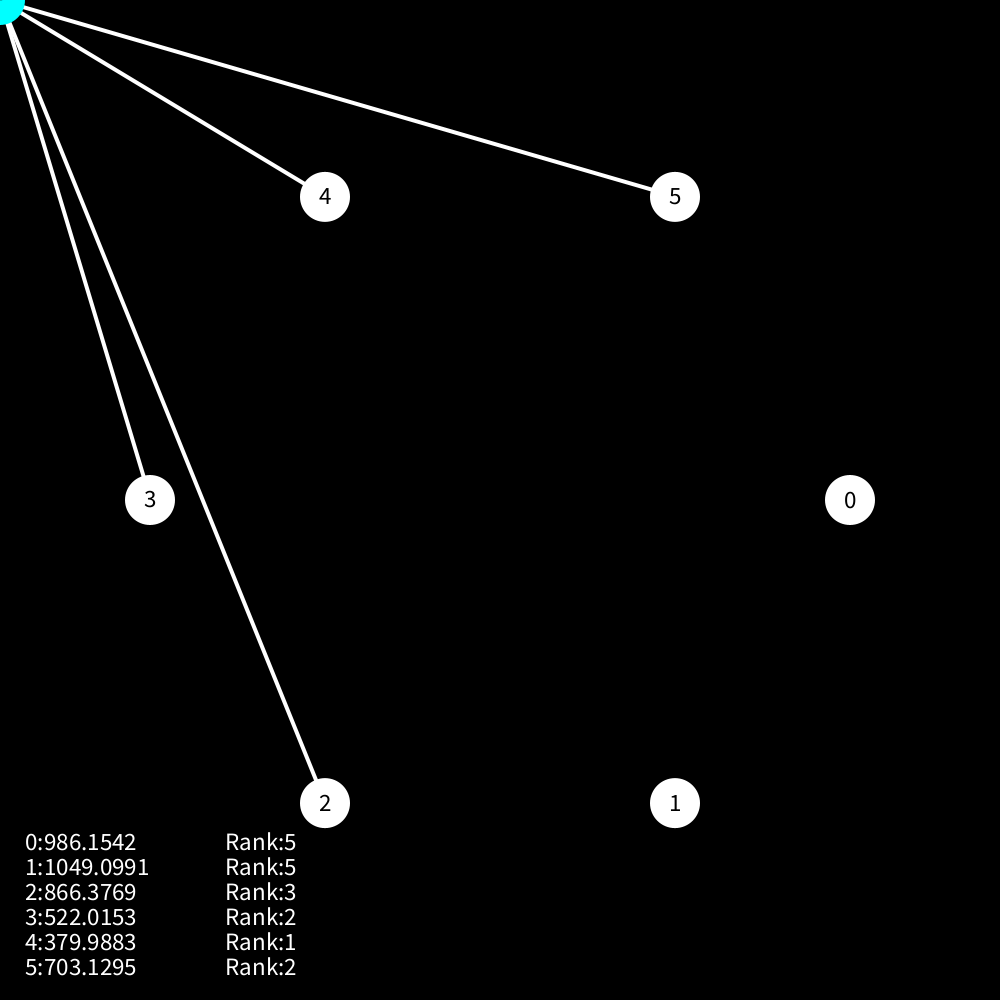
Frame 1 (no input)
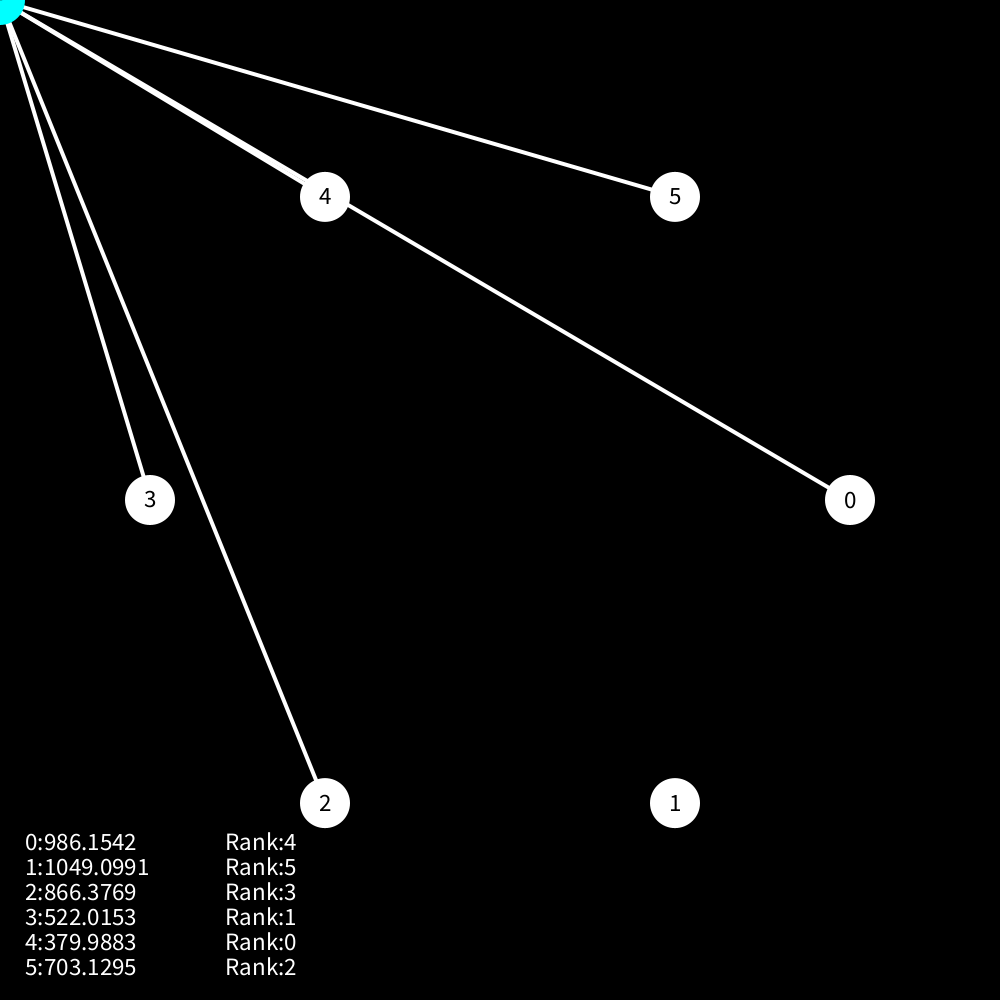
Frame 60 (the mouse pressed at the canvas centre just before this capture)
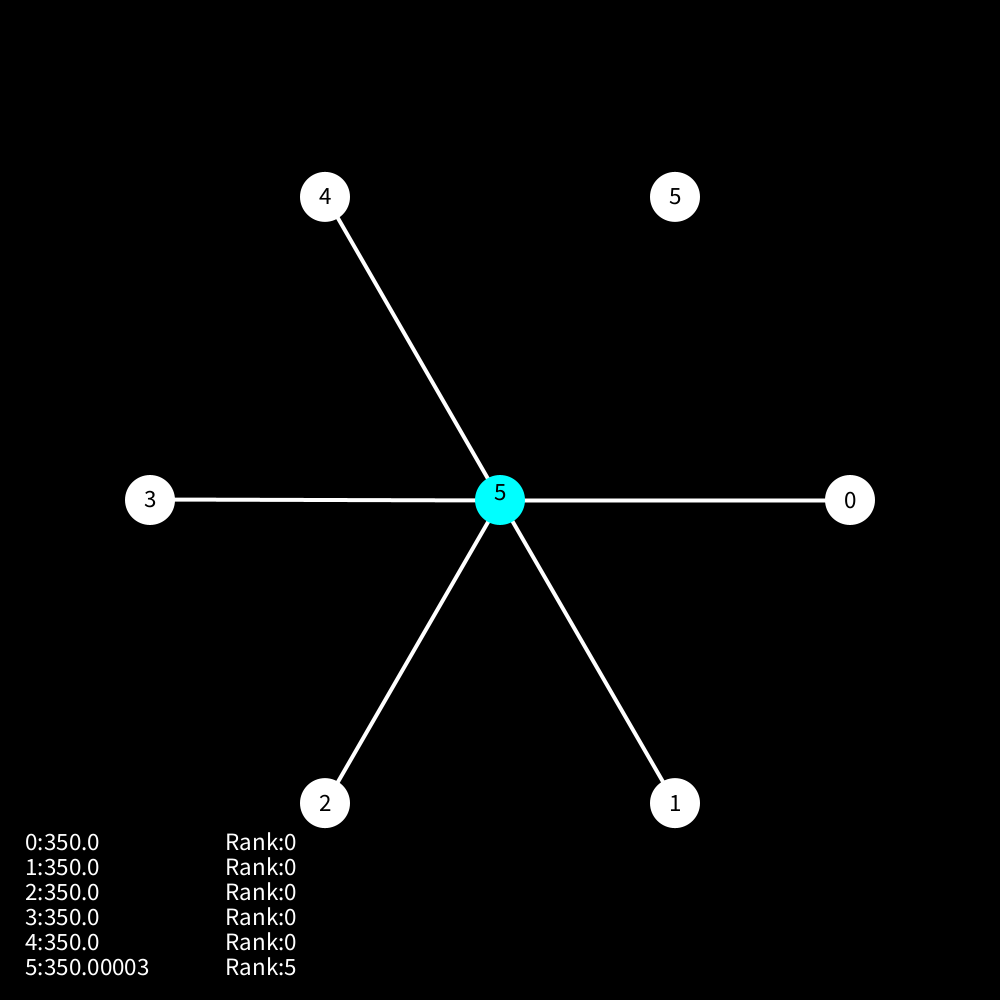
Frame 120 (the mouse held since frame 60 and released just before this capture)

The Processing sketch that drew these frames (run headless with seeded random() and noise(); from frame 60 on, the mouse is pressed at the canvas centre):

// Processing sketch: RezoningVisualisation2
// ── RezoningVisualisation2.pde
PVector town1, town2, mousePos;
Town[] towns;
int townCount = 6;
int townSize = 50;
int townColour = color(255);
int markerColour = color(0, 255, 255);
int townTextSize = townSize/2;
int nearestNTowns = 5;
float a = 0;
float spread = 350;
float[] distances;

void setup() {
  size(1000, 1000);
  mousePos = new PVector(width/2, height/2);
  distances = new float[townCount];
  towns = new Town[townCount];
  initTowns();
}

void draw() {
  background(0);
  mousePos.set(mouseX, mouseY);
  updateTowns();
  drawTowns();
  drawMarker();
}

void drawMarker() {
  fill(markerColour);
  noStroke();
  ellipse(mousePos.x, mousePos.y, townSize, townSize);
  textSize(townTextSize);
  textAlign(CENTER);
  fill(0);
  text(str(nearestNTowns), mouseX, mouseY);
}

void updateTowns() {
  for (int i = 0; i < towns.length; i++) {
    towns[i].update();
    towns[i].updateRank();
  }
}
void drawTowns() {
  for (int i = 0; i < towns.length; i++) {
    towns[i].show();
    
    //show distString
    textAlign(LEFT);
    textSize(townTextSize);
    fill(255);
    text(towns[i].distString, townTextSize, height - townCount*townTextSize + i*townTextSize);
    
    //show rankString
    text(towns[i].rankString, townTextSize + 200, height - townCount*townTextSize + i*townTextSize);
  }
}

void initTowns() {
  for (int i = 0; i < towns.length; i++) {
    towns[i] = new Town(width/2 + spread*cos(a), height/2+spread*sin(a), i);
    a += TWO_PI/townCount;
  }
}

int findIndex(float[] dists, float d) {
  // returns
  for (int i = 0; i < dists.length; i++) {
    if (dists[i] == d) {
      return i;
    }
  }
  return -1;
}

void keyPressed() {
  // increment or decrement towns, constrained to the TownCount
  if ((key == LEFT) && nearestNTowns < towns.length) {
    nearestNTowns += 1;
  } else if ((key == RIGHT) && nearestNTowns > 1) {
    nearestNTowns -= 1;
  }
}

// ── Town.pde
class Town {
  PVector pos;
  float d2mouse;
  int index;
  String distString, rankString;
  int rank;
  Town(float x, float y, int i) {
    pos = new PVector(x, y);
    index = i;
    update();
  }

  void update() {
    // recalculate distance
    d2mouse = pos.dist(mousePos);
    // update the distances
    distances[index] = d2mouse;
    // update info string
    distString = str(index) + ":\t" + str(d2mouse);
  }

  void updateRank() {
    rank = findIndex(sort(distances), d2mouse);
    rankString = "Rank:\t" + str(rank);
  }

  void show() {
    fill(townColour);
    noStroke();
    // draw the town
    ellipse(pos.x, pos.y, townSize, townSize);
    stroke(255);
    strokeWeight(4);
    
    // draw the line
    if (rank < nearestNTowns) {
      line(pos.x, pos.y, mousePos.x, mousePos.y);
      
    }
    
    // write the index
    textAlign(CENTER);
    textSize(townTextSize);
    fill(0);
    text(index, pos.x, pos.y+townTextSize*0.3);
  }
}
